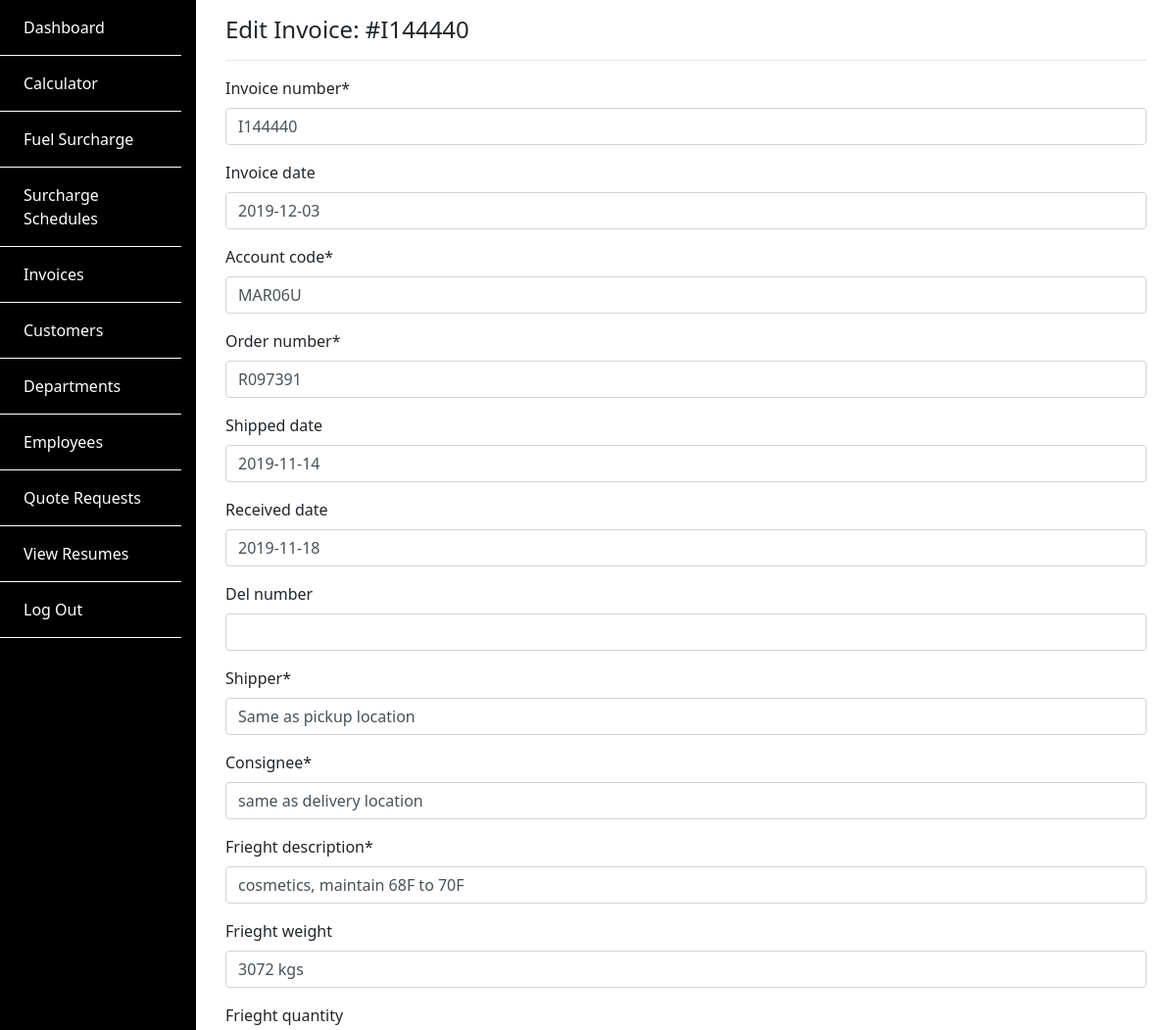
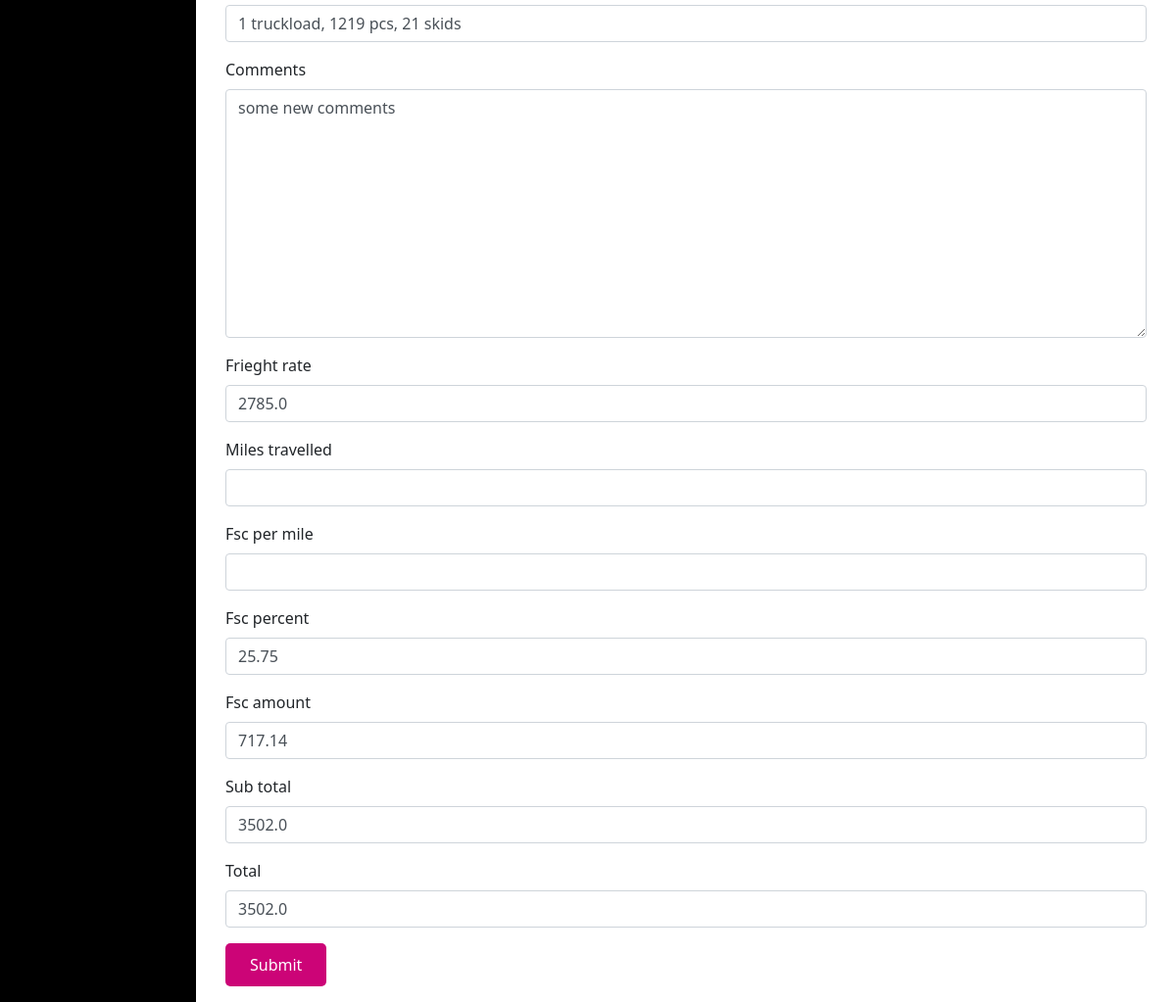
The page /invoices/edit/2/ (signed in) on the database its author committed (2 pictures, top to bottom).
### SiteApp/models.py (models this page shows, shortened)
class Invoice(models.Model):
    invoice_number = models.CharField(max_length=20)
    invoice_date = models.DateField(null=True, blank=True)
    account_code = models.CharField(max_length=20)
    order_number = models.CharField(max_length=20)
    shipped_date = models.DateField(null=True, blank=True)
    received_date = models.DateField(null=True, blank=True)
    del_number = models.CharField(max_length=50, null=True, blank=True)
    shipper = models.CharField(max_length=100)
    consignee = models.CharField(max_length=200)
    frieght_description = models.CharField(max_length=200)
    frieght_weight = models.CharField(max_length=200, null=True, blank=True)
    frieght_quantity = models.CharField(max_length=200, null=True, blank=True)
    comments = models.TextField(null=True, blank=True)
    frieght_rate = models.FloatField(null=True, blank=True)
    miles_travelled = models.FloatField(null=True, blank=True)
    fsc_per_mile = models.FloatField(null=True, blank=True)
    fsc_percent = models.FloatField(null=True, blank=True)
    fsc_amount = models.FloatField(null=True, blank=True)
    sub_total = models.FloatField(null=True, blank=True)
    total = models.FloatField(null=True, blank=True)

### SiteApp/views.py (the view)
# urls.py: path('invoices/edit/<int:id>/', views.EditInvoice, name='edit_invoice'),
@login_required
def EditInvoice(request, id):
    template = 'SiteApp/edit_invoice.html'
    invoice = Invoice.objects.get(id=id)
    form = InvoiceForm(request.POST or None, instance=invoice)
    if form.is_valid():
        form.save()
        return redirect('list_invoices')
    context = {"form": form, 'invoice': invoice}
    return render(request, template, context)

### SiteApp/forms.py
class InvoiceForm(ModelForm):
    class Meta:
        model = Invoice
        fields = '__all__'

### SiteApp/templates/SiteApp/edit_invoice.html
{% extends "backend_base.html" %} {% load crispy_forms_tags %}
{% block content%}
<div class="container py-3">
  <h4>Edit Invoice: #{{invoice.invoice_number}}</h4>
  <hr />
  <form action="{% url 'edit_invoice' id=invoice.id %}" method="post">
    {{ form | crispy }} {% csrf_token %}
    <input type="submit" name="Save" class="larway-btn" />
  </form>
</div>
{% endblock %}

### SiteApp/static/SiteApp/css/style.css (style rules this page uses)
* { font-family: "Noto Sans", sans-serif; transition: all ease-in 0.2s; }
html, body { height: 100%; min-height: 100%; }
.larway-btn { background-color: #cc0477; color: #fff; border: none; padding: 10px 25px; border-radius: 5px; }

### rows shown on the page
Invoice: invoice_number "I144440", invoice_date "2019-12-03", account_code "MAR06U", order_number "R097391", shipped_date "2019-11-14", received_date "2019-11-18", shipper "Same as pickup location", consignee "same as delivery location", frieght_description "cosmetics, maintain 68F to 70F", frieght_weight "3072 kgs", frieght_quantity "1 truckload, 1219 pcs, 21 skids", comments "some new comments", frieght_rate "2785.0", fsc_percent "25.75", fsc_amount "717.14", sub_total "3502.0", total "3502.0"
